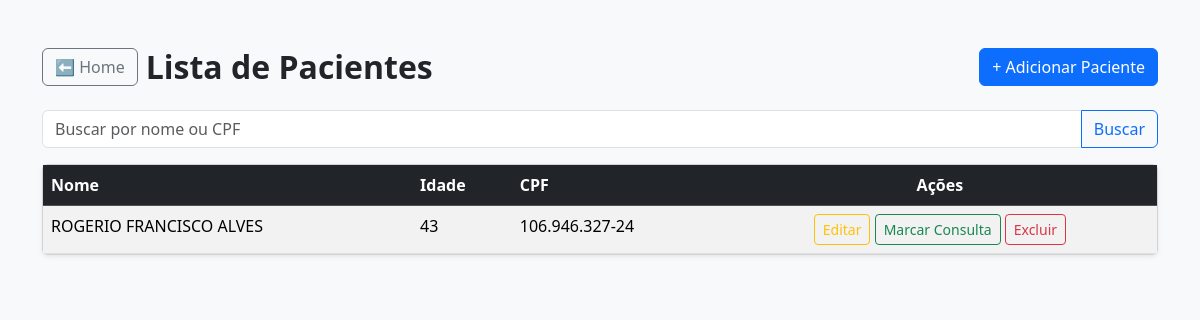
Before: /pacientes/ with the older database file.
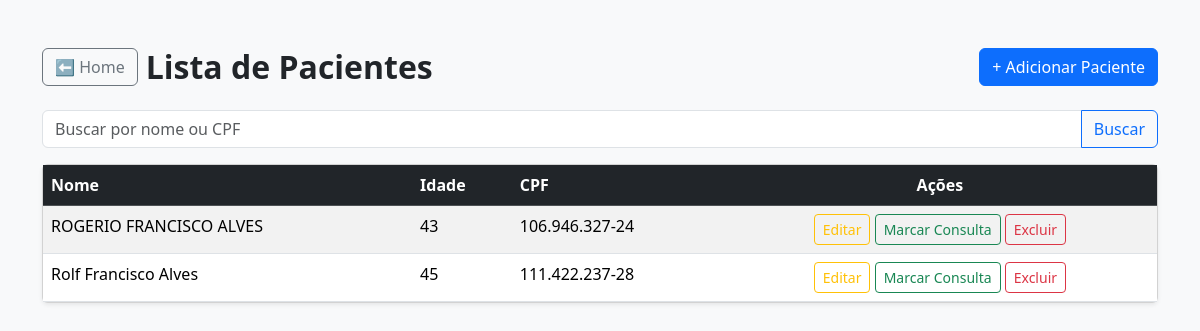
After: the same page with the newer database file.
### pacientes/models.py (models this page shows, shortened)
class Paciente(models.Model):
    nome = models.CharField(max_length=100)
    idade = models.IntegerField()
    cpf = models.CharField(max_length=14, unique=True)

### pacientes/views.py (the view)
# urls.py: path('', views.listar_pacientes, name='listar_pacientes'),
def listar_pacientes(request):
    termo = request.GET.get('busca', '')
    pacientes = Paciente.objects.all()
    if termo:
        pacientes = pacientes.filter(
            Q(nome__icontains=termo) |
            Q(cpf__icontains=termo.replace('.', '').replace('-', ''))
        )
    return render(request, 'pacientes/listar.html', {
        'pacientes': pacientes,
        'termo': termo
    })

### pacientes/templatetags/cpf_filters.py (called while the page is built)
@register.filter
def mascara_cpf(valor):
    if not valor:
        return ''
    cpf = re.sub(r'\D', '', valor)
    if len(cpf) != 11:
        return valor
    return f'{cpf[:3]}.{cpf[3:6]}.{cpf[6:9]}-{cpf[9:]}'

### pacientes/templates/pacientes/listar.html (shortened to what this page needs)
{% load cpf_filters %}
<!DOCTYPE html>
<html lang="pt-br">
<head>
    <link href="https://cdn.jsdelivr.net/npm/bootstrap@5.3.2/dist/css/bootstrap.min.css" rel="stylesheet">
</head>
<body class="bg-light">
<div class="container mt-5">
    <div class="d-flex justify-content-between align-items-center mb-4">
        <div class="d-flex align-items-center gap-2">
            <a href="{% url 'home' %}" class="btn btn-outline-secondary">
                ⬅ Home
            </a>
            <h2 class="fw-bold mb-0">Lista de Pacientes</h2>
        </div>
        <a href="{% url 'adicionar_paciente' %}" class="btn btn-primary">
            + Adicionar Paciente
        </a>
    </div>
    <form method="get" class="mb-3">
        <div class="input-group">
            <input
                type="text"
                name="busca"
                id="busca"
                class="form-control"
                placeholder="Buscar por nome ou CPF"
                value="{{ termo|default:'' }}"
                oninput="mascaraCPF(this)"
            >
            <button class="btn btn-outline-primary" type="submit">
                Buscar
            </button>
        </div>
    </form>
    <div class="card shadow-sm">
        <div class="card-body p-0">
            <table class="table table-hover table-striped mb-0">
                <thead class="table-dark">
                    <tr>
                        <th>Nome</th>
                        <th>Idade</th>
                        <th>CPF</th>
                        <th class="text-center">Ações</th>
                    </tr>
                </thead>
                <tbody>
                    {% for paciente in pacientes %}
                    <tr>
                        <td>{{ paciente.nome }}</td>
                        <td>{{ paciente.idade }}</td>
                        <td>{{ paciente.cpf|mascara_cpf }}</td>
                       <td class="text-center">
    <a href="{% url 'editar_paciente' paciente.pk %}"
       class="btn btn-sm btn-outline-warning">
        Editar
    </a>
<a href="{% url 'marcar_consulta' paciente.pk %}"
   class="btn btn-sm btn-outline-success">
    Marcar Consulta
</a>
    <a href="{% url 'excluir_paciente' paciente.pk %}"
       class="btn btn-sm btn-outline-danger"
       onclick="return confirm('Deseja realmente excluir este paciente?');">
        Excluir
    </a>
</td>
                    </tr>
                    {% empty %}
                    <tr>
                        <td colspan="4" class="text-center text-muted py-4">
                            Nenhum paciente cadastrado.
                        </td>
                    </tr>
                    {% endfor %}
                </tbody>
            </table>
        </div>
    </div>
</div>
</body>
</html>

Changed rows visible on the page:
added Paciente: nome "Rolf Francisco Alves", idade "45", cpf|mascara_cpf "111.422.237-28"
